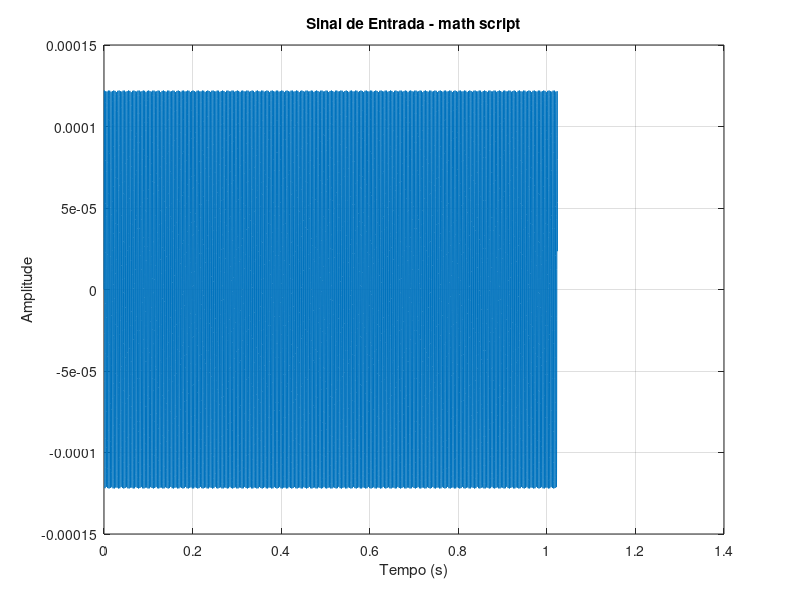

MATLAB code to generate this figure: (Note: this script raises an error after producing the figure.)
% initial clear
close all
clear all
clc

% title
fprintf('Comparação de Resultados de uma FFT\n\n');

% number of points to generate
N = 8192;

% sampling frequency; fs = 8KHz
fs = 8E3;

% 
fn = 329.6;

% generate a time vector discretized
t = 0: 1/fs: N/fs-1/fs;

% generate a frequency vector discretized
freq = 0:fs/N:fs*(1-1/N);

% function to discretize
y = (sin(2*pi*fn*t))/(2^(log(N)/log(2)));

% apply Fast Fourier Transform (FFT) to y points
z = fft(y);

% display signal
figure()
plot(t,y)
title('Sinal de Entrada - math script');
xlabel('Tempo (s)');
ylabel('Amplitude');
grid on;
axis;
print('x_math','-dpdfcrop', '-svgconvert', '-bestfit')

% load test results
load './xinput.m'

% generate real vector
for k = 1:N
	re(k) = xinput(2*k-1)/2^31;
end

% display signal
figure()
plot(t,re)
title('Sinal de Entrada - Programa em C');
xlabel('Tempo (s)');
ylabel('Amplitude');
grid on;
axis;
print('x_c','-dpdfcrop', '-svgconvert', '-bestfit')

% display results of FFT in order to frequency
figure()
plot(freq,abs(z))
title('Resultado da FFT - math script');
xlabel('Frequência (Hz)');
ylabel('Amplitude');
grid on;
axis([0 fs 0 .35]);
print('fft_math','-dpdfcrop', '-svgconvert', '-bestfit')

% load test results
load './Xoutput.m'

% generate complex vector
for k = 1:N
	comp(k) = (Xoutput(2*k-1)+1i*Xoutput(2*k))/2^31;
end

% display results of FFT test in order to frequency
figure()
plot(freq,abs(comp))
title('Resultado da FFT - Programa em C');
xlabel('Frequência (Hz)');
ylabel('Amplitude');
grid on;
axis([0 fs 0 .35]);
print('fft_c','-dpdfcrop', '-svgconvert', '-bestfit')

% Print results to terminal
fn
fprintf('Índices dos máximos:\ni = %g\n',find(abs(comp) == max(abs(comp)),1,'first'));

fprintf('\nIntervalo de frequências:\nf0 = %g, f1 = %g, f-1 = %g\n',freq(find(abs(comp) == max(abs(comp)),1,'first')),freq(1+find(abs(comp) == max(abs(comp)),1,'first')),freq(-1+find(abs(comp) == max(abs(comp)),1,'first')));

fprintf('\nValores a guardar:\nRef0 = %g, Imf0 = %g\nRef1 = %g, Imf1 = %g\nRef-1 = %g, Imf-1 = %g\n',Xoutput(2*find(abs(comp) == max(abs(comp)),1,'first')),Xoutput(1+2*find(abs(comp) == max(abs(comp)),1,'first')),Xoutput(2*(1+find(abs(comp) == max(abs(comp)),1,'first'))),Xoutput(1+2*(1+find(abs(comp) == max(abs(comp)),1,'first'))),Xoutput(2*(-1+find(abs(comp) == max(abs(comp)),1,'first'))),Xoutput(-1+2*(1+find(abs(comp) == max(abs(comp)),1,'first'))));
